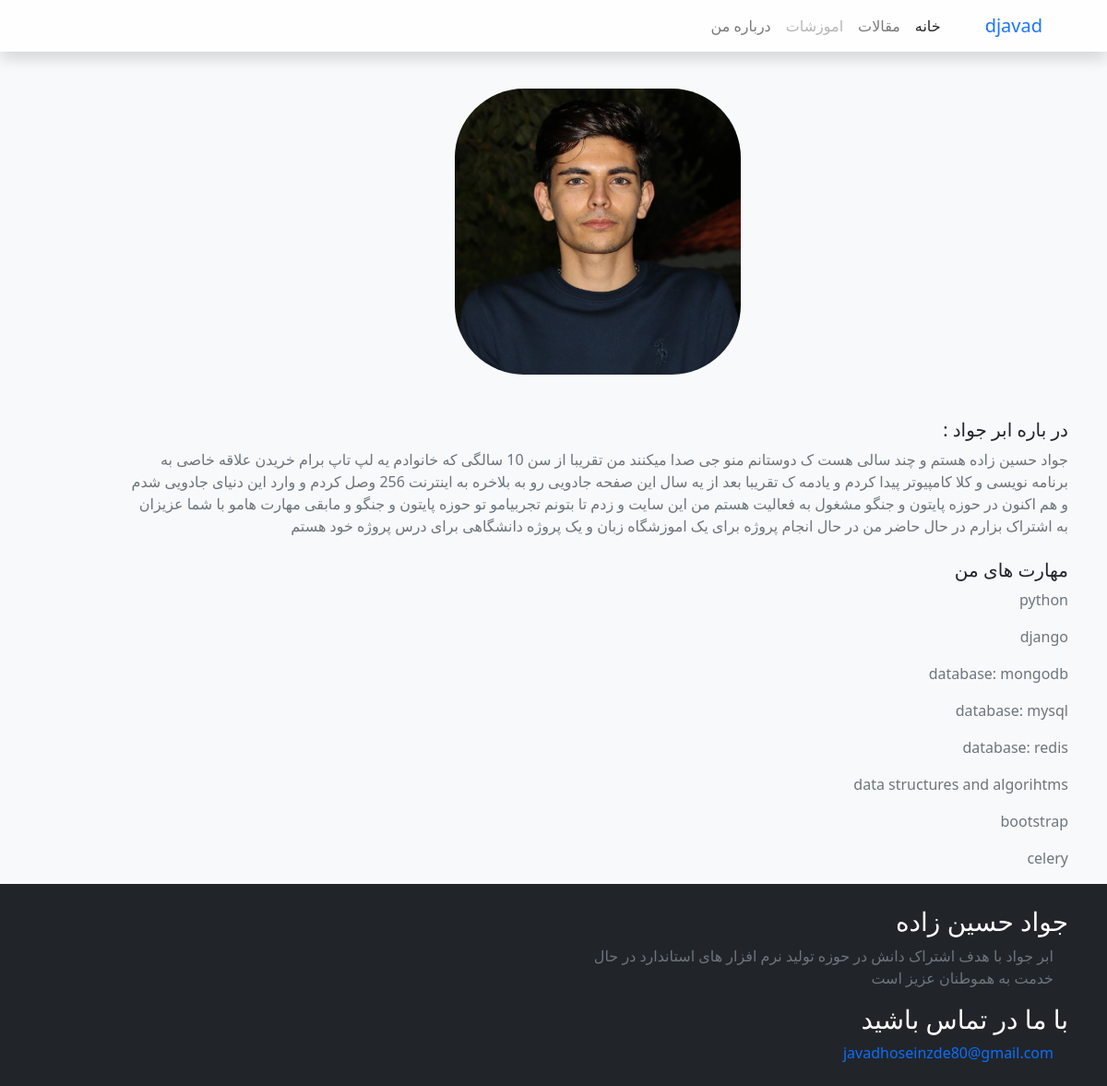
Screenshot of /rezomie/ with the database file from the repository.
### mysite/models.py (models this page shows, shortened)
class info(models.Model):
	name = models.CharField(max_length=100)
	pic = models.ImageField(upload_to="media/")
	slug = models.SlugField(max_length=100, unique=True, null=True)
	description = models.TextField()
	skils = models.CharField(max_length=100, blank=True)
	skils1 = models.CharField(max_length=100, blank=True)
	skils2 = models.CharField(max_length=100, blank=True)
	skils3 = models.CharField(max_length=100, blank=True)
	skils4 = models.CharField(max_length=100, blank=True)
	skils5 = models.CharField(max_length=100, blank=True)
	skils6 = models.CharField(max_length=100, blank=True)
	skils7 = models.CharField(max_length=100, blank=True)
	skils8 = models.CharField(max_length=100, blank=True)
	skils9 = models.CharField(max_length=100, blank=True)
	skils10 = models.CharField(max_length=100, blank=True)
	skils11 = models.CharField(max_length=100, blank=True)
	skils12 = models.CharField(max_length=100, blank=True)

### mysite/views.py (the view)
# urls.py: path("rezomie/", InfoList.as_view(), name="infos"),
class InfoList(ListView):
	model = info
	template_name = "article/info.html"

### templates/article/info.html (shortened to what this page needs)
{% extends "base.html" %}
{% block content %}
<br>
<div class="container-lg">
	<div class="row">
		{% for a in object_list %}
			<div class="col-11">
				<img class="img-fluid mx-auto d-block mt-3" style="width:310px; height: 310px; border-radius: 75px;image-rendering: -webkit-optimize-contrast;" src="{{ a.pic.url }}"><br><br>
				<h5 class="">در باره ابر جواد : </h5>
				<p class="text-muted mb-4">{{a.description}}</p>
				<h5 class="">مهارت های من</h5>
				<p class="text-muted ">{{a.skils}}</p>
				<p class="text-muted ">{{a.skils1}}</p>
				<p class="text-muted ">{{a.skils2}}</p>
				<p class="text-muted ">{{a.skils3}}</p>
				<p class="text-muted ">{{a.skils4}}</p>
				<p class="text-muted ">{{a.skils5}}</p>
				<p class="text-muted ">{{a.skils6}}</p>
				<p class="text-muted ">{{a.skils7}}</p>
			</div>
		{% endfor %}
	</div>
</div>
{% endblock %}

### templates/base.html (shortened to what this page needs)
<html lang="fa" dir="rtl">
<head>
<link href="https://cdn.jsdelivr.net/npm/bootstrap@5.0.2/dist/css/bootstrap.min.css" rel="stylesheet">
</head>
<body class="bg-light">
  <div class="bg-white shadow sticky-top" style="opacity: 0.95">
  <div class="container">
<nav class="navbar navbar-expand-lg navbar-light bg-white">
  <div class="container-fluid">
    <a class="navbar-brand text-primary" href="{% url 'mysite:Article' %}">djavad</a>
    <div class="collapse navbar-collapse" id="navbarNav">
      <ul class="navbar-nav">
        <li class="nav-item">
          <a class="nav-link active" aria-current="page" href="{% url 'mysite:Article' %}">خانه</a>
        </li>
        <li class="nav-item">
          <a class="nav-link" href="{% url 'mysite:ArticleS' %}">مقالات</a>
        </li>
        <li class="nav-item">
          <a class="nav-link disabled" href="#" tabindex="-1" aria-disabled="true">اموزشات</a>
        </li>
        <li class="nav-item">
          <a class="nav-link" href="{% url 'mysite:infos' %}">درباره من</a>
        </li>
      </ul>
    </div>
  </div>
</nav>
</div>
</div>
{% block content %}
{% endblock %}
<div class="bg-dark p-4">
<div class="container">
<div class="row align-items-center">
  <div class="col-md-6">
    <h3 class="text-white">جواد حسین زاده</h3>
    <p class="text-muted mx-3">
      ابر جواد با هدف اشتراک دانش در حوزه تولید نرم افزار های استاندارد در حال خدمت به هموطنان عزیز است
    </p>
    <h3 class="text-white">با ما در تماس باشید</h3>
    <a href="javadhoseinzde80@gmail.com" class="mx-3">javadhoseinzde80@gmail.com</a>
  </div>
</div>
</div>
</div>
</body>
</html>

### templates/base.html (style rules this page uses)
a { text-decoration: auto; }

### rows the page displays
info: pic (picture), description "جواد حسین زاده هستم و چند سالی هست ک دوستانم منو جی صدا میکنند من تقریبا از سن 10 سالگی که خانوادم یه لپ تاپ برام خریدن علاقه خاصی به برنامه نویسی و کلا کامپیوتر پیدا کردم و یادمه ک تقریبا بعد از یه سال این صفحه جادویی رو به بلاخره به اینترنت 256 وصل کردم و وارد این دنیای جادویی شدم و هم اکنون در حوزه پایتون و جنگو مشغول به فعالیت هستم من این سایت و زدم تا بتونم تجربیامو تو حوزه پایتون و جنگو و مابقی مهارت هامو با شما عزیزان به اشتراک بزارم در حال حاضر من در حال انجام پروژه برای یک اموزشگاه زبان و یک پروژه دانشگاهی برای درس پروژه خود هستم", skils "python", skils1 "django", skils2 "database: mongodb", skils3 "database: mysql", skils4 "database: redis", skils5 "data structures and algorihtms", skils6 "bootstrap", skils7 "celery"
